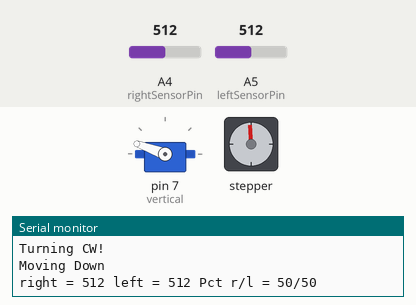
Bench run of a sketch on a simulated Arduino Uno, built with avr-gcc and run on an emulated ATmega328P. On the bench: servo, stepper motor, the last lines printed to the serial monitor. The test bench sets the inputs (shaded band); at power-on: A5 (leftSensorPin) = 512, A4 (rightSensorPin) = 512. Stepper angles assume 4075 steps per turn.

Above: at 3.7 s.
3.8 s: A5 (leftSensorPin) set to 122
7.0 s: A4 (rightSensorPin) set to 1023
10.2 s: A4 (rightSensorPin) set to 306
At 11.1 s:
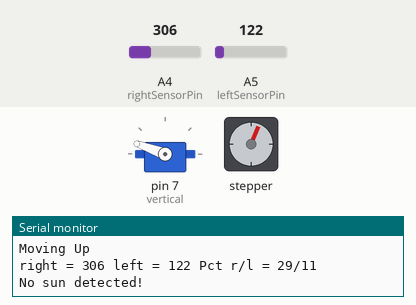
13.4 s: A4 (rightSensorPin) set to 1023
At 16.5 s:
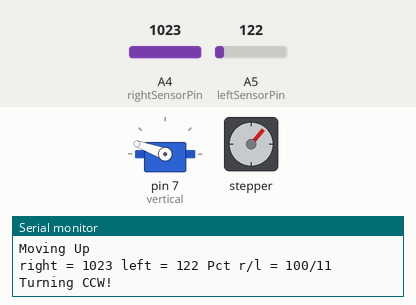
16.6 s: A5 (leftSensorPin) set to 0
At 19.7 s:
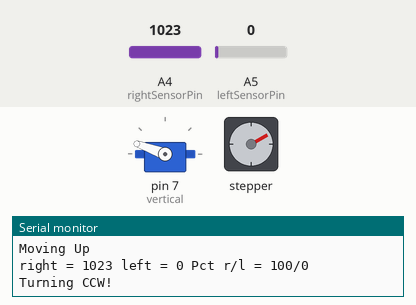
19.8 s: A5 (leftSensorPin) set to 40
At 25.2 s:
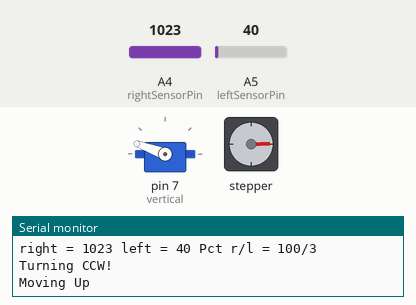
Timing chart, 0 to 25.6 s (numbered marks = the images above; inputs shaded):
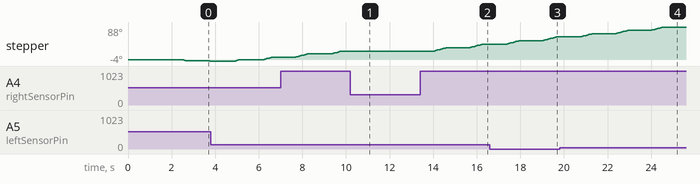

The sketch:

index.ino
```cpp
//Initialize Code
#include <Servo.h>
#include <CustomStepper.h>
CustomStepper stepper(8, 9, 10, 11);

const int rightSensorPin = A4;
const int leftSensorPin = A5;

int rightSensorRead = 0;
int leftSensorRead = 0;
int rightLightPct = 0;
int leftLightPct = 0;
int degreeChange = 1;

int upSensorRead = 0;
int downSensorRead = 0;
int upLightPct = 0;
int downLightPct = 0;
int degreeChange2 = 1;
int servo;

Servo vertical; // vertical servo
int servoh = 0;
int servoLimitHigh = 160;
int servoLimitLow = 100;
//////////////////////////////////////////////////


void setup() {
  Serial.begin(9600); //Start serial monitor
  stepper.setRPM(5);  //Set stepper speed
  stepper.setSPR(4075.7728395);


  vertical.attach(7); // servo at pin 7
  vertical.write(160); //Makes it diagonal

  delay(2500);
}

void loop()
{
///////////////////////////////////////////////////////////////////////////
  rightSensorRead = analogRead(rightSensorPin); //Record analog values from LDRs
  leftSensorRead = analogRead(leftSensorPin);
  rightLightPct = map(rightSensorRead, 0, 1023, 0, 100); //Takes 0-1023 value from analogRead and convert to 0-100% value
  leftLightPct = map(leftSensorRead, 0, 1023, 0, 100);

  upSensorRead = analogRead (rightSensorPin);
  downSensorRead = analogRead(leftSensorPin);
  upLightPct = map(rightSensorRead, 0, 1023, 0, 180);
  downLightPct = map(leftSensorRead, 0, 1023, 0, 180); //servo max = 180 degrees


  degreeChange = map(abs(rightLightPct-leftLightPct),0,100,2,10); // x axis
  degreeChange2 = map(abs(rightLightPct-leftLightPct),0,100,100,160);  //y-axis
////////////////////////////////////////////////////////////////////////
//l/r

  //Print out analog information
  Serial.print("right = ");
  Serial.print(rightSensorRead);
  Serial.print(" left = ");
  Serial.print(leftSensorRead);
  Serial.print(" Pct r/l = ");
  Serial.print(rightLightPct);
  Serial.print("/");
  Serial.println(leftLightPct);

  if(rightLightPct < 30 && leftLightPct < 30)  //If ldr% is out of range
  {
    Serial.println("No sun detected!");
  } else if(rightLightPct > leftLightPct)
    {
      Serial.println("Turning CCW!");

      rotateRight();  //Acttivates void function
      stepper.run();
    }else
      {
        Serial.println("Turning CW!");

        rotateLeft();
        stepper.run();
      }

 delay(500);

//////////////////////////////////////////////

/////////////////////////////////////////
//up/down

  if(upLightPct < 30 && downLightPct < 30)
  {
    Serial.println("No sun detected!");
  }else if(upLightPct > downLightPct)
    {
      Serial.println("Moving Up");
      moveUp();


    }else
      {
        Serial.println("Moving Down");
        moveDown();


      }
 delay(500);
//////////////////////////////////////////////////////////
}


//////////////////////////////////////////////////////////////
//Functions

void moveUp()
{
  servoh = ++servoh;
 // servoh = ++degreeChange2;

// if (servoh > servoLimitHigh)
 {
    servoh = servoLimitHigh;
  }
     vertical.write(servoh);
   delay(50);
}

void moveDown()
{
  servoh = --servoh;
  //servoh = --degreeChange2;

   if (servoh < servoLimitHigh)
  {
    servoh = servoLimitHigh;
   }
     vertical.write(servoh);
     delay(50);

}


void rotateLeft(){
  stepper.setDirection(CCW);
  stepper.rotateDegrees(degreeChange);
  while(stepper.isDone() == false){
    stepper.run();
  }
}
void rotateRight(){
  stepper.setDirection(CW);
  stepper.rotateDegrees(degreeChange);
  while(stepper.isDone() == false){
    stepper.run();
  }
}
```

Measured:
- after the input at 10.2 s, stepper: stays 23° (without the input it goes to 24° after 0.71 s)
